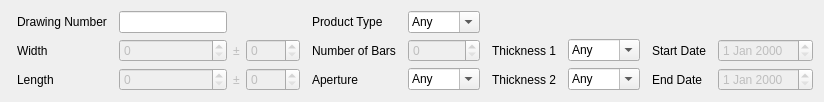
             <widget class="QWidget" name="drawingSpecsSearchTab">
              <attribute name="title">
               <string>Drawing Specs</string>
              </attribute>
              <layout class="QVBoxLayout" name="verticalLayout_2">
               <item>
                <layout class="QGridLayout" name="drawingSpecsGridLayout">
                 <item row="1" column="8">
                  <widget class="ActivatorLabel" name="startDateLabel">
                   <property name="sizePolicy">
                    <sizepolicy hsizetype="Minimum" vsizetype="Preferred">
                     <horstretch>0</horstretch>
                     <verstretch>0</verstretch>
                    </sizepolicy>
                   </property>
                   <property name="cursor">
                    <cursorShape>ArrowCursor</cursorShape>
                   </property>
                   <property name="toolTip">
                    <string>&lt;html&gt;&lt;head/&gt;&lt;body&gt;&lt;p&gt;Click to enable/disable search field.&lt;/p&gt;&lt;/body&gt;&lt;/html&gt;</string>
                   </property>
                   <property name="styleSheet">
                    <string notr="true">QLabel {
	padding: 3px;
}

QLabel[hovering=true] {
	padding: 3px;
	background-color: #d9d9d9;
	border-radius: 5px;
}</string>
                   </property>
                   <property name="text">
                    <string>Start Date</string>
                   </property>
                  </widget>
                 </item>
                 <item row="2" column="0">
                  <widget class="ActivatorLabel" name="lengthLabel">
                   <property name="sizePolicy">
                    <sizepolicy hsizetype="Minimum" vsizetype="Preferred">
                     <horstretch>0</horstretch>
                     <verstretch>0</verstretch>
                    </sizepolicy>
                   </property>
                   <property name="cursor">
                    <cursorShape>ArrowCursor</cursorShape>
                   </property>
                   <property name="toolTip">
                    <string>&lt;html&gt;&lt;head/&gt;&lt;body&gt;&lt;p&gt;Click to enable/disable search field.&lt;/p&gt;&lt;/body&gt;&lt;/html&gt;</string>
                   </property>
                   <property name="styleSheet">
                    <string notr="true">QLabel {
	padding: 3px;
}

QLabel[hovering=true] {
	padding: 3px;
	background-color: #d9d9d9;
	border-radius: 5px;
}</string>
                   </property>
                   <property name="text">
                    <string>Length</string>
                   </property>
                  </widget>
                 </item>
                 <item row="1" column="9">
                  <widget class="QDateEdit" name="startDateSearchInput">
                   <property name="enabled">
                    <bool>false</bool>
                   </property>
                   <property name="sizePolicy">
                    <sizepolicy hsizetype="Expanding" vsizetype="Fixed">
                     <horstretch>0</horstretch>
                     <verstretch>0</verstretch>
                    </sizepolicy>
                   </property>
                  </widget>
                 </item>
                 <item row="1" column="5">
                  <widget class="QSpinBox" name="numberOfBarsSearchInput">
                   <property name="enabled">
                    <bool>false</bool>
                   </property>
                   <property name="sizePolicy">
                    <sizepolicy hsizetype="Expanding" vsizetype="Fixed">
                     <horstretch>0</horstretch>
                     <verstretch>0</verstretch>
                    </sizepolicy>
                   </property>
                   <property name="maximum">
                    <number>12</number>
                   </property>
                  </widget>
                 </item>
                 <item row="1" column="7">
                  <widget class="DynamicComboBox" name="thickness1SearchInput">
                   <property name="sizePolicy">
                    <sizepolicy hsizetype="Expanding" vsizetype="Fixed">
                     <horstretch>0</horstretch>
                     <verstretch>0</verstretch>
                    </sizepolicy>
                   </property>
                   <property name="editable">
                    <bool>true</bool>
                   </property>
                   <property name="insertPolicy">
                    <enum>QComboBox::NoInsert</enum>
                   </property>
                   <item>
                    <property name="text">
                     <string>Any</string>
                    </property>
                   </item>
                  </widget>
                 </item>
                 <item row="1" column="4">
                  <widget class="ActivatorLabel" name="numberOfBarsLabel">
                   <property name="sizePolicy">
                    <sizepolicy hsizetype="Minimum" vsizetype="Preferred">
                     <horstretch>0</horstretch>
                     <verstretch>0</verstretch>
                    </sizepolicy>
                   </property>
                   <property name="cursor">
                    <cursorShape>ArrowCursor</cursorShape>
                   </property>
                   <property name="toolTip">
                    <string>&lt;html&gt;&lt;head/&gt;&lt;body&gt;&lt;p&gt;Click to enable/disable search field.&lt;/p&gt;&lt;/body&gt;&lt;/html&gt;</string>
                   </property>
                   <property name="styleSheet">
                    <string notr="true">QLabel {
	padding: 3px;
}

QLabel[hovering=true] {
	padding: 3px;
	background-color: #d9d9d9;
	border-radius: 5px;
}</string>
                   </property>
                   <property name="text">
                    <string>Number of Bars</string>
                   </property>
                  </widget>
                 </item>
                 <item row="2" column="2">
                  <widget class="QLabel" name="lengthToleranceLabel">
                   <property name="enabled">
                    <bool>false</bool>
                   </property>
                   <property name="sizePolicy">
                    <sizepolicy hsizetype="Minimum" vsizetype="Preferred">
                     <horstretch>0</horstretch>
                     <verstretch>0</verstretch>
                    </sizepolicy>
                   </property>
                   <property name="text">
                    <string>±</string>
                   </property>
                  </widget>
                 </item>
                 <item row="1" column="3">
                  <widget class="QSpinBox" name="widthToleranceSearchInput">
                   <property name="enabled">
                    <bool>false</bool>
                   </property>
                   <property name="sizePolicy">
                    <sizepolicy hsizetype="Minimum" vsizetype="Fixed">
                     <horstretch>0</horstretch>
                     <verstretch>0</verstretch>
                    </sizepolicy>
                   </property>
                   <property name="minimum">
                    <number>0</number>
                   </property>
                   <property name="maximum">
                    <number>5000</number>
                   </property>
                  </widget>
                 </item>
                 <item row="2" column="9">
                  <widget class="QDateEdit" name="endDateSearchInput">
                   <property name="enabled">
                    <bool>false</bool>
                   </property>
                   <property name="sizePolicy">
                    <sizepolicy hsizetype="Expanding" vsizetype="Fixed">
                     <horstretch>0</horstretch>
                     <verstretch>0</verstretch>
                    </sizepolicy>
                   </property>
                  </widget>
                 </item>
                 <item row="1" column="0">
                  <widget class="ActivatorLabel" name="widthLabel">
                   <property name="sizePolicy">
                    <sizepolicy hsizetype="Minimum" vsizetype="Preferred">
                     <horstretch>0</horstretch>
                     <verstretch>0</verstretch>
                    </sizepolicy>
                   </property>
                   <property name="cursor">
                    <cursorShape>ArrowCursor</cursorShape>
                   </property>
                   <property name="toolTip">
                    <string>&lt;html&gt;&lt;head/&gt;&lt;body&gt;&lt;p&gt;Click to enable/disable search field.&lt;/p&gt;&lt;/body&gt;&lt;/html&gt;</string>
                   </property>
                   <property name="styleSheet">
                    <string notr="true">QLabel {
	padding: 3px;
}

QLabel[hovering=true] {
	padding: 3px;
	background-color: #d9d9d9;
	border-radius: 5px;
}</string>
                   </property>
                   <property name="text">
                    <string>Width</string>
                   </property>
                  </widget>
                 </item>
                 <item row="2" column="7">
                  <widget class="DynamicComboBox" name="thickness2SearchInput">
                   <property name="sizePolicy">
                    <sizepolicy hsizetype="Expanding" vsizetype="Fixed">
                     <horstretch>0</horstretch>
                     <verstretch>0</verstretch>
                    </sizepolicy>
                   </property>
                   <property name="editable">
                    <bool>true</bool>
                   </property>
                   <property name="insertPolicy">
                    <enum>QComboBox::NoInsert</enum>
                   </property>
                   <item>
                    <property name="text">
                     <string>Any</string>
                    </property>
                   </item>
                  </widget>
                 </item>
                 <item row="1" column="1">
                  <widget class="QSpinBox" name="widthSearchInput">
                   <property name="enabled">
                    <bool>false</bool>
                   </property>
                   <property name="sizePolicy">
                    <sizepolicy hsizetype="Expanding" vsizetype="Fixed">
                     <horstretch>0</horstretch>
                     <verstretch>0</verstretch>
                    </sizepolicy>
                   </property>
                   <property name="maximum">
                    <number>65535</number>
                   </property>
                  </widget>
                 </item>
                 <item row="2" column="6">
                  <widget class="QLabel" name="thickness2SearchLabel">
                   <property name="styleSheet">
                    <string notr="true">QLabel {
	padding: 3px;
}

QLabel[hovering=true] {
	padding: 3px;
	background-color: #d9d9d9;
	border-radius: 5px;
}</string>
                   </property>
                   <property name="text">
                    <string>Thickness 2</string>
                   </property>
                  </widget>
                 </item>
                 <item row="2" column="3">
                  <widget class="QSpinBox" name="lengthToleranceSearchInput">
                   <property name="enabled">
                    <bool>false</bool>
                   </property>
                   <property name="sizePolicy">
                    <sizepolicy hsizetype="Minimum" vsizetype="Fixed">
                     <horstretch>0</horstretch>
                     <verstretch>0</verstretch>
                    </sizepolicy>
                   </property>
                   <property name="maximum">
                    <number>5000</number>
                   </property>
                  </widget>
                 </item>
                 <item row="1" column="6">
                  <widget class="QLabel" name="thickness1SearchLabel">
                   <property name="sizePolicy">
                    <sizepolicy hsizetype="Minimum" vsizetype="Preferred">
                     <horstretch>0</horstretch>
                     <verstretch>0</verstretch>
                    </sizepolicy>
                   </property>
                   <property name="styleSheet">
                    <string notr="true">QLabel {
	padding: 3px;
}

QLabel[hovering=true] {
	padding: 3px;
	background-color: #d9d9d9;
	border-radius: 5px;
}</string>
                   </property>
                   <property name="text">
                    <string>Thickness 1</string>
                   </property>
                  </widget>
                 </item>
                 <item row="2" column="1">
                  <widget class="QSpinBox" name="lengthSearchInput">
                   <property name="enabled">
                    <bool>false</bool>
                   </property>
                   <property name="sizePolicy">
                    <sizepolicy hsizetype="Expanding" vsizetype="Fixed">
                     <horstretch>0</horstretch>
                     <verstretch>0</verstretch>
                    </sizepolicy>
                   </property>
                   <property name="maximum">
                    <number>65535</number>
                   </property>
                  </widget>
                 </item>
                 <item row="1" column="2">
                  <widget class="QLabel" name="widthToleranceLabel">
                   <property name="enabled">
                    <bool>false</bool>
                   </property>
                   <property name="sizePolicy">
                    <sizepolicy hsizetype="Minimum" vsizetype="Preferred">
                     <horstretch>0</horstretch>
                     <verstretch>0</verstretch>
                    </sizepolicy>
                   </property>
                   <property name="text">
                    <string>±</string>
                   </property>
                  </widget>
                 </item>
                 <item row="0" column="0">
                  <widget class="ActivatorLabel" name="drawingNumberLabel">
                   <property name="sizePolicy">
                    <sizepolicy hsizetype="Minimum" vsizetype="Preferred">
                     <horstretch>0</horstretch>
                     <verstretch>0</verstretch>
                    </sizepolicy>
                   </property>
                   <property name="cursor">
                    <cursorShape>PointingHandCursor</cursorShape>
                   </property>
                   <property name="toolTip">
                    <string>&lt;html&gt;&lt;head/&gt;&lt;body&gt;&lt;p&gt;Click to enable/disable search field.&lt;/p&gt;&lt;/body&gt;&lt;/html&gt;</string>
                   </property>
                   <property name="styleSheet">
                    <string notr="true">QLabel {
	padding: 3px;
}

QLabel[hovering=true] {
	padding: 3px;
	background-color: #d9d9d9;
	border-radius: 5px;
}</string>
                   </property>
                   <property name="text">
                    <string>Drawing Number</string>
                   </property>
                  </widget>
                 </item>
                 <item row="0" column="1">
                  <widget class="QLineEdit" name="drawingNumberSearchInput">
                   <property name="enabled">
                    <bool>true</bool>
                   </property>
                  </widget>
                 </item>
                 <item row="2" column="8">
                  <widget class="ActivatorLabel" name="endDateLabel">
                   <property name="sizePolicy">
                    <sizepolicy hsizetype="Minimum" vsizetype="Preferred">
                     <horstretch>0</horstretch>
                     <verstretch>0</verstretch>
                    </sizepolicy>
                   </property>
                   <property name="cursor">
                    <cursorShape>ArrowCursor</cursorShape>
                   </property>
                   <property name="toolTip">
                    <string>&lt;html&gt;&lt;head/&gt;&lt;body&gt;&lt;p&gt;Click to enable/disable search field.&lt;/p&gt;&lt;/body&gt;&lt;/html&gt;</string>
                   </property>
                   <property name="styleSheet">
                    <string notr="true">QLabel {
	padding: 3px;
}

QLabel[hovering=true] {
	padding: 3px;
	background-color: #d9d9d9;
	border-radius: 5px;
}</string>
                   </property>
                   <property name="text">
                    <string>End Date</string>
                   </property>
                  </widget>
                 </item>
                 <item row="2" column="4">
                  <widget class="QLabel" name="apertureLabel">
                   <property name="sizePolicy">
                    <sizepolicy hsizetype="Minimum" vsizetype="Preferred">
                     <horstretch>0</horstretch>
                     <verstretch>0</verstretch>
                    </sizepolicy>
                   </property>
                   <property name="styleSheet">
                    <string notr="true">QLabel {
	padding: 3px;
}

QLabel[hovering=true] {
	padding: 3px;
	background-color: #d9d9d9;
	border-radius: 5px;
}</string>
                   </property>
                   <property name="text">
                    <string>Aperture</string>
                   </property>
                  </widget>
                 </item>
                 <item row="2" column="5">
                  <widget class="DynamicComboBox" name="apertureSearchInput">
                   <property name="sizePolicy">
                    <sizepolicy hsizetype="Expanding" vsizetype="Fixed">
                     <horstretch>0</horstretch>
                     <verstretch>0</verstretch>
                    </sizepolicy>
                   </property>
                   <property name="editable">
                    <bool>true</bool>
                   </property>
                   <property name="insertPolicy">
                    <enum>QComboBox::NoInsert</enum>
                   </property>
                   <item>
                    <property name="text">
                     <string>Any</string>
                    </property>
                   </item>
                  </widget>
                 </item>
                 <item row="0" column="4">
                  <widget class="QLabel" name="productTypeLabel">
                   <property name="styleSheet">
                    <string notr="true">QLabel {
	padding: 3px;
}

QLabel[hovering=true] {
	padding: 3px;
	background-color: #d9d9d9;
	border-radius: 5px;
}</string>
                   </property>
                   <property name="text">
                    <string>Product Type</string>
                   </property>
                  </widget>
                 </item>
                 <item row="0" column="5">
                  <widget class="DynamicComboBox" name="productTypeSearchInput">
                   <property name="editable">
                    <bool>true</bool>
                   </property>
                   <property name="insertPolicy">
                    <enum>QComboBox::NoInsert</enum>
                   </property>
                   <property name="sizeAdjustPolicy">
                    <enum>QComboBox::AdjustToContentsOnFirstShow</enum>
                   </property>
                   <item>
                    <property name="text">
                     <string>Any</string>
                    </property>
                   </item>
                  </widget>
                 </item>
                </layout>
               </item>
              </layout>
             </widget>
